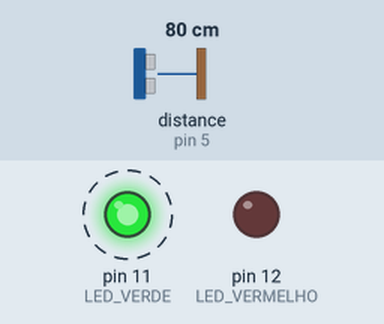
The sketch below on a simulated Arduino Uno, built with avr-gcc and run on an emulated ATmega328P. On the bench: output pins drawn as LEDs (lit = HIGH). Dashed ring = blinking. The inputs (shaded band) are chosen by the test bench; at power-on: distance to the obstacle (sensor on pin 5) 80 cm. The echo pulse lasts 58.3 µs per cm; what the sketch prints to the serial monitor is not drawn.

Above: at 3.0 s.
3.1 s: distance to the obstacle (sensor on pin 5) set to 42 cm
6.6 s: distance to the obstacle (sensor on pin 5) set to 35 cm
At 8.9 s:
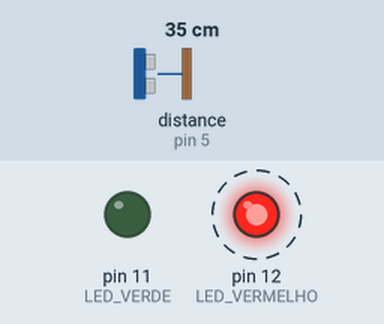
12.9 s: distance to the obstacle (sensor on pin 5) set to 2 cm
At 14.3 s:
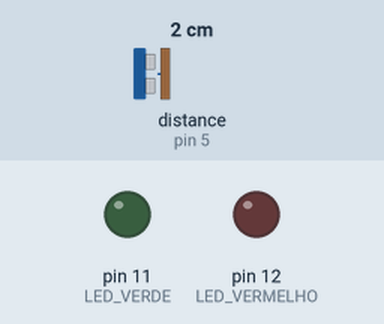
Timing chart, 0 to 23.1 s (numbered marks = the images above; inputs shaded):
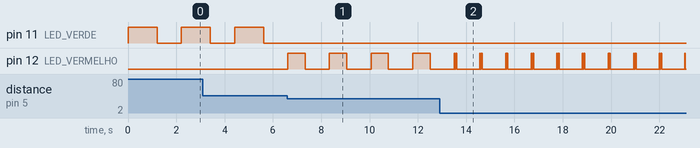

Measured:
- the behaviour switches between 40 and 39 cm on distance to the obstacle (sensor on pin 5) (found by bisection; images 0 and 1)
- after the input at 6.6 s, pin 11 (LED_VERDE): stops changing and stays LOW; pin 12 (LED_VERMELHO): alternates HIGH for 0.72 s and LOW for 1.0 s, starting at once

The sketch:

prova.ino
```cpp
#include <HCSR04.h> //Importa a biblioteca para lidar com o sensor

const int PIN_TRIGGER=4; //Configuração dos pinos
const int PIN_ECHO=5;
const int LED_VERMELHO=12;
const int LED_VERDE=11;

UltraSonicDistanceSensor sensor(PIN_TRIGGER,PIN_ECHO); // Cria o sensor Ultrassônico

void setup() {
  pinMode(LED_VERMELHO,OUTPUT);
  pinMode(LED_VERDE,OUTPUT);
  Serial.begin(9600);//Inicia o serial para escrever as distâncias medidas

}
void resetLeds(){//Desliga todos os LEDS

  digitalWrite(LED_VERMELHO,LOW);
  digitalWrite(LED_VERDE,LOW);
}
void piscarLed(int led, int tempoEspera){
  for(int i=0;i<6;i++){
    digitalWrite(led,HIGH);
    delay(tempoEspera);
    digitalWrite(led,LOW);
  }
}
void loop() {

  double distancia=sensor.measureDistanceCm();//Realiza a medição da distância em Centímetros
  resetLeds();
  if (distancia!=-1.0){//Se a função retornar -1.0 significa que não existem objetos no alcance do sensor
     if (distancia<10.0){//Se menor do que 20, acede o vermelho
      piscarLed(LED_VERMELHO,10);
      Serial.write("PERIGO IMINENTE\n");
    }else if(distancia<25.0){//Menor do que 50 acende o amarelo
      piscarLed(LED_VERMELHO,60);
      Serial.write("PERIGO\n");
    }else if (distancia<40){
      piscarLed(LED_VERMELHO,120);
      Serial.write("ATENÇÃO!");
    }
    else{//Acende o verde nas demais opções
      piscarLed(LED_VERDE,200);
      Serial.write("TUDO LIMPO!\n");
    }
  }
  delay(1000);
}
```
